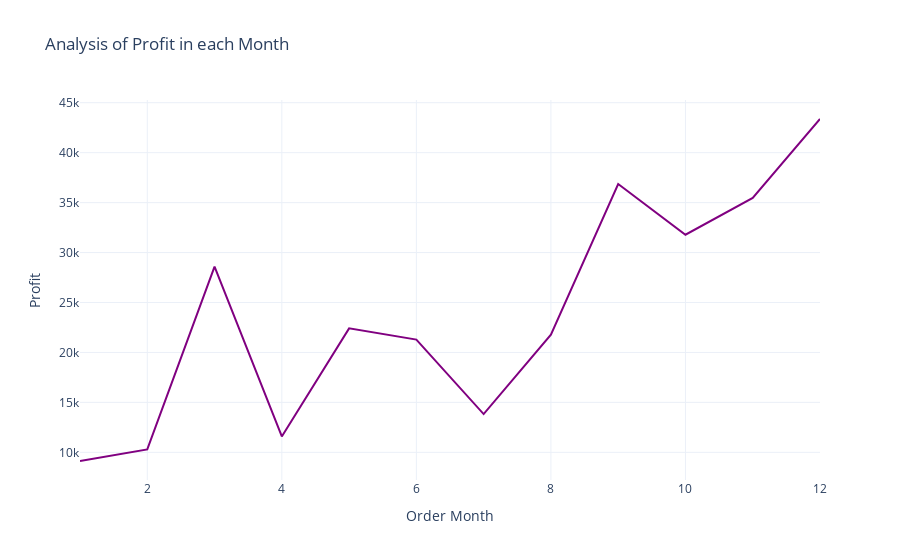

Notebook code for this chart:
### Code cell
plotting = px.line(profit_by_month,x='Order Month',y='Profit',title='Analysis of Profit in each Month')
plotting.update_traces(line_color='purple')
plotting.show()

### Figure 1 — Plotly figure (JSON) as saved in the notebook; plotly's stock layout.template omitted (floating-point values rounded to 4 significant figures)
{"data": [{"hovertemplate": "Order Month=%{x}<br>Profit=%{y}<extra></extra>", "legendgroup": "", "line": {"color": "purple", "dash": "solid"}, "marker": {"symbol": "circle"}, "mode": "lines", "name": "", "orientation": "v", "showlegend": false, "type": "scatter", "x": [1, 2, 3, 4, 5, 6, 7, 8, 9, 10, 11, 12], "xaxis": "x", "y": [9134.0, 10290.0, 28590.0, 11590.0, 22410.0, 21290.0, 13830.0, 21780.0, 36860.0, 31780.0, 35470.0, 43370.0], "yaxis": "y"}], "layout": {"legend": {"tracegroupgap": 0}, "title": {"text": "Analysis of Profit in each Month"}, "xaxis": {"anchor": "y", "domain": [0, 1], "title": {"text": "Order Month"}}, "yaxis": {"anchor": "x", "domain": [0, 1], "title": {"text": "Profit"}}}}
